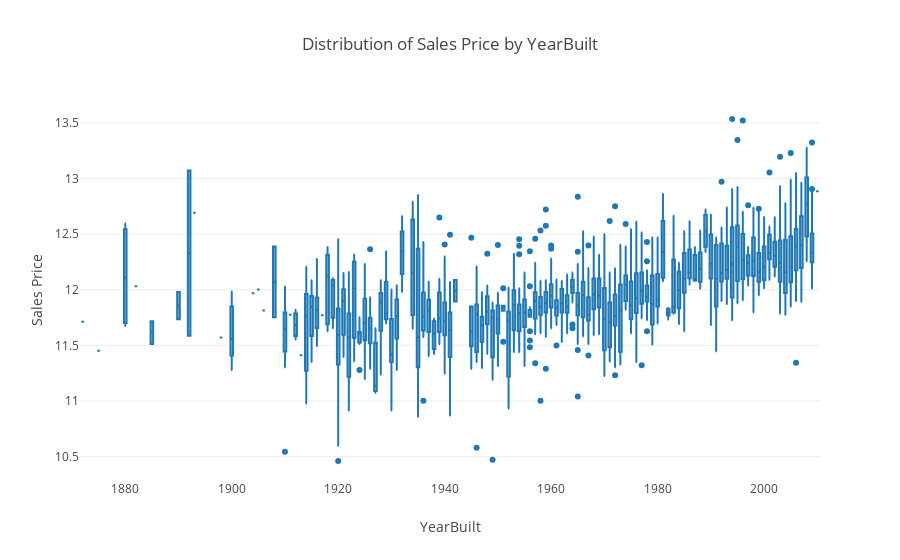

The cell this chart's notebook holds for it:
### Markdown cell above
Years are treated as numeric variables because there are too many unique values, and there seems to be a trend.

### Code cell
variable='YearBuilt'

data = [dict(
  type = 'box',
  x = train[variable],
  y = train['SalePrice'],
  mode = 'markers',

)]

layout={
        'xaxis': {'title': variable},
        'yaxis': {'title': "Sales Price"},
        "title":"Distribution of Sales Price by " +variable
    }

off.iplot({'data': data, 'layout':layout}, validate=False)

### Figure 1 — Plotly figure (JSON) as saved in the notebook; plotly's stock layout.template omitted (floating-point values rounded to 4 significant figures; data arrays with more than 128 entries replaced by an {"elided": "..."} marker saying what was removed)
{"data": [{"mode": "markers", "type": "box", "x": {"elided": "1458 int values"}, "y": {"elided": "1458 float values"}}], "layout": {"title": "Distribution of Sales Price by YearBuilt", "xaxis": {"title": "YearBuilt"}, "yaxis": {"title": "Sales Price"}}}
